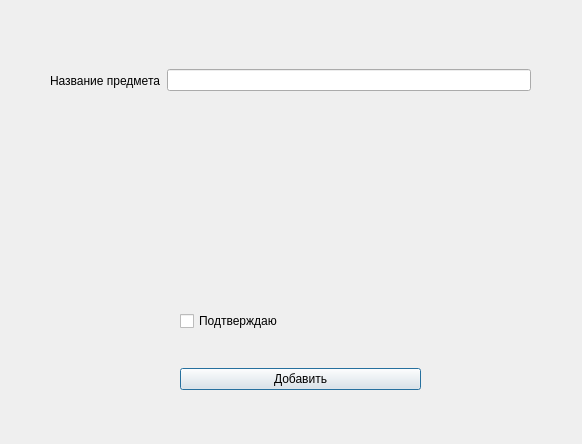
<?xml version="1.0" encoding="UTF-8"?>
<ui version="4.0">
 <class>Dialog</class>
 <widget class="QDialog" name="Dialog">
  <property name="geometry">
   <rect>
    <x>0</x>
    <y>0</y>
    <width>582</width>
    <height>444</height>
   </rect>
  </property>
  <property name="windowTitle">
   <string>Dialog</string>
  </property>
  <widget class="QWidget" name="verticalLayoutWidget">
   <property name="geometry">
    <rect>
     <x>180</x>
     <y>280</y>
     <width>241</width>
     <height>141</height>
    </rect>
   </property>
   <layout class="QVBoxLayout" name="verticalLayout">
    <item>
     <widget class="QCheckBox" name="checkBox">
      <property name="text">
       <string>Подтверждаю</string>
      </property>
     </widget>
    </item>
    <item>
     <widget class="QPushButton" name="pushButton">
      <property name="text">
       <string>Добавить</string>
      </property>
     </widget>
    </item>
   </layout>
  </widget>
  <widget class="QWidget" name="horizontalLayoutWidget">
   <property name="geometry">
    <rect>
     <x>50</x>
     <y>50</y>
     <width>481</width>
     <height>61</height>
    </rect>
   </property>
   <layout class="QHBoxLayout" name="horizontalLayout">
    <item>
     <widget class="QLabel" name="label">
      <property name="text">
       <string>Название предмета</string>
      </property>
     </widget>
    </item>
    <item>
     <widget class="QLineEdit" name="subjTitle"/>
    </item>
   </layout>
  </widget>
 </widget>
 <resources/>
 <connections/>
</ui>
